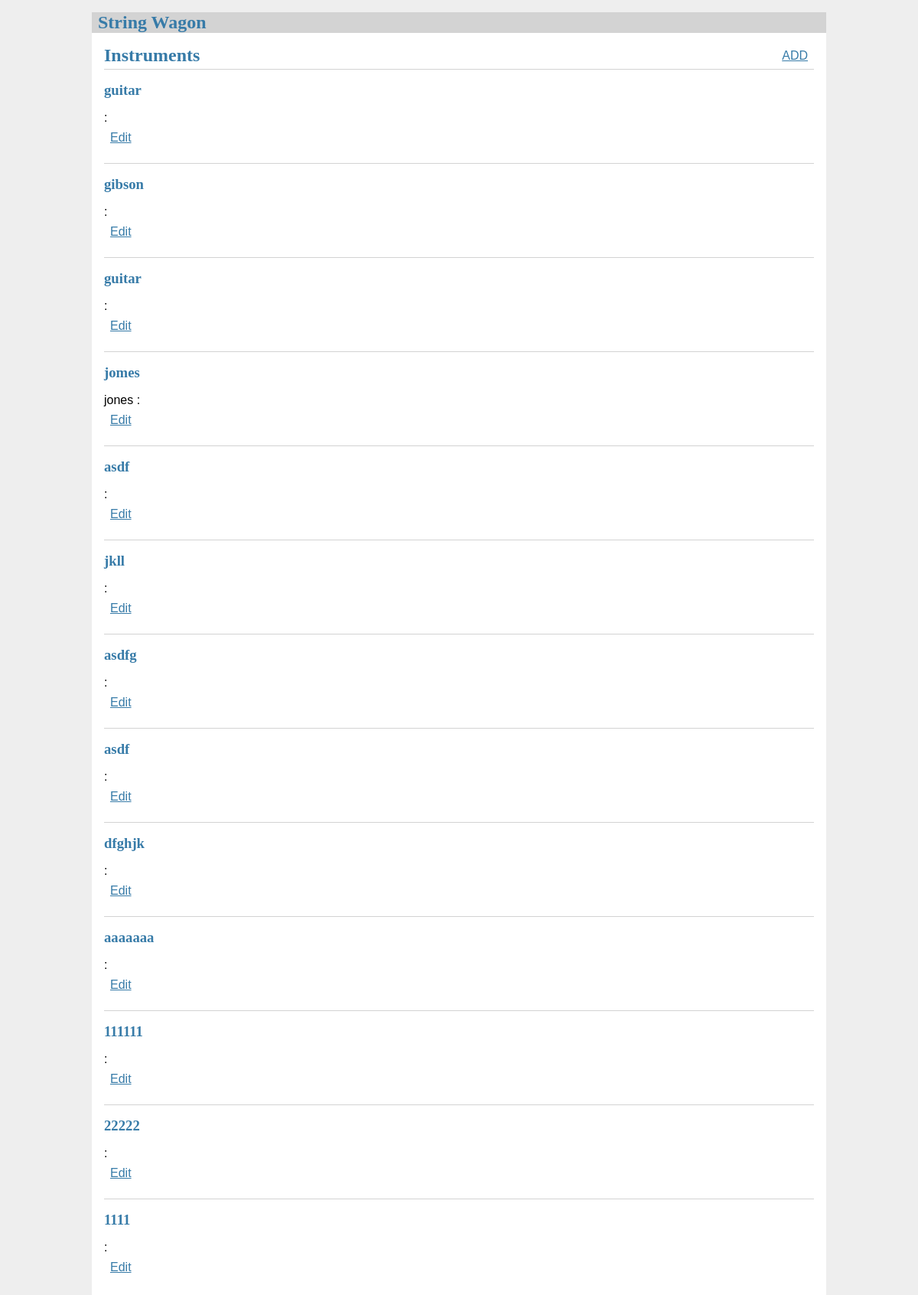
Before: / with the older database file.
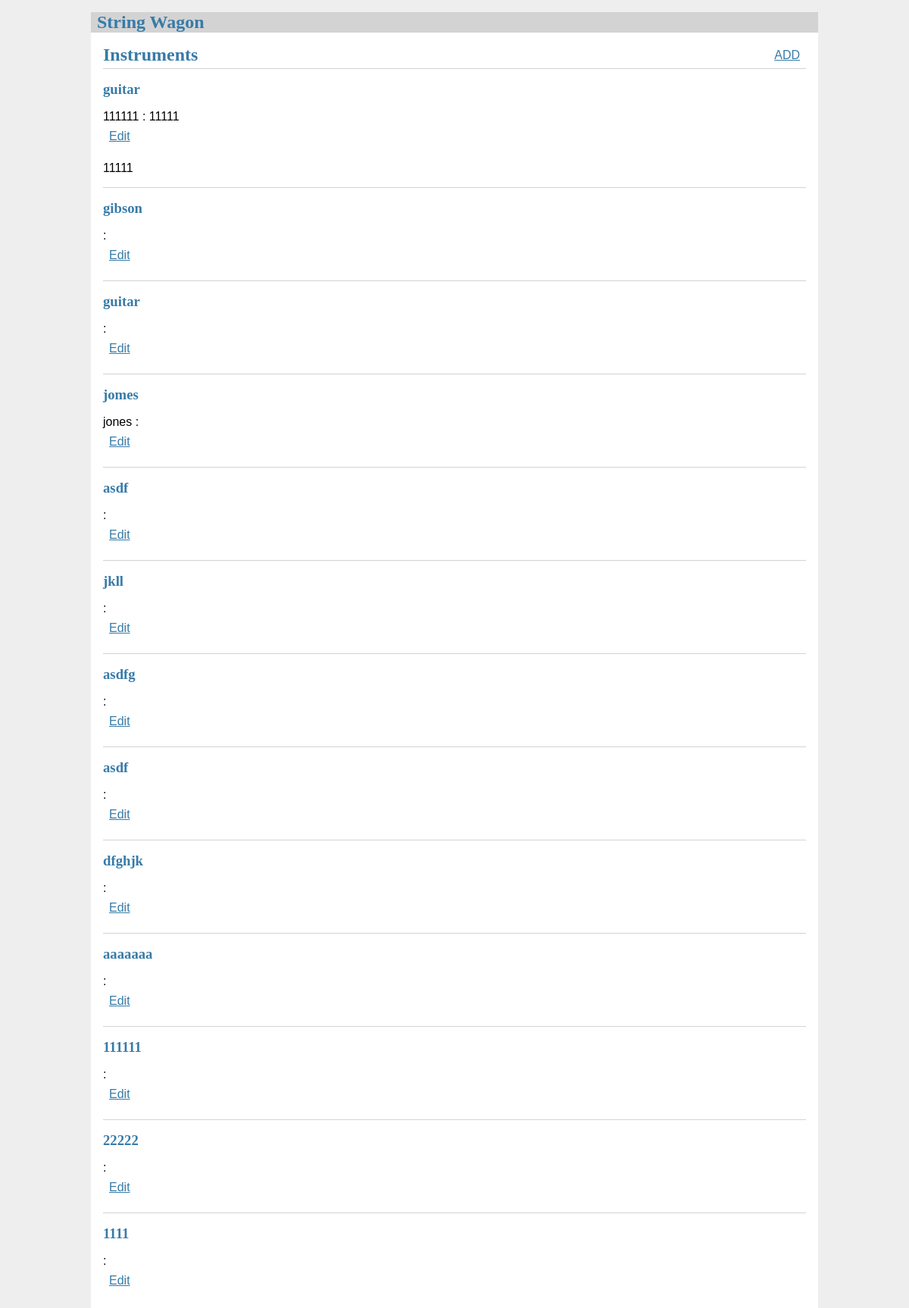
After: the same page with the newer database file.
### tables this page shows
CREATE TABLE instrument (
  id INTEGER PRIMARY KEY AUTOINCREMENT,
  brand TEXT NOT NULL,
  model TEXT NOT NULL,
  typeOfInstrument TEXT NOT NULL,
  comments TEXT NOT NULL
);

### stringWagon/index.py (the view)
@bp.route('/')
def index():
    db = get_db()
    instruments = db.execute(
        'SELECT * '
        ' FROM instrument '
    ).fetchall()
    return render_template('instrument.html', instruments=instruments)

### stringWagon/db.py (called while the page is built)
def get_db():
    if 'db' not in g:
        g.db = sqlite3.connect(
            current_app.config['DATABASE'],
            detect_types=sqlite3.PARSE_DECLTYPES
        )
        g.db.row_factory = sqlite3.Row
    return g.db

### stringWagon/templates/instrument.html
{% extends 'base.html' %}
{% block header %}
  <h1>{% block title %}Instruments{% endblock %}</h1>
    <a class="action" href="/add">ADD</a>
{% endblock %}
{% block content %}
  {% for instrument in instruments %}
    <article class="instrument">
      <header>
        <div>
          <h1>{{ instrument['typeOfInstrument'] }}</h1>
          <div class="about">{{ instrument['brand'] }} : {{ instrument['model'] }}</div>
        </div>
<a class="action" href="{{ url_for('index.update', id=instrument['id']) }}">Edit</a>
      </header>
      <p class="body">{{ instrument['comments'] }}</p>
    </article>
    {% if not loop.last %}
      <hr>
    {% endif %}
  {% endfor %}
{% endblock %}

### stringWagon/templates/base.html (shortened to what this page needs)
<!doctype html>
<link rel="stylesheet" href="static/style.css">
<nav>
  <h1>String Wagon</h1>
</nav>
<section class="content">
  <header>
    {% block header %}{% endblock %}
  </header>
  {% block content %}{% endblock %}
</section>

### stringWagon/static/style.css (style rules this page uses)
h1 { font-family: serif; color: #377ba8; margin: 1rem 0; }
a { color: #377ba8; }
hr { border: none; border-top: 1px solid lightgray; }
nav { background: lightgray; display: flex; align-items: center; padding: 0 0.5rem; }
nav h1 { flex: auto; margin: 0; }
nav ul li a, nav ul li span, header .action { display: block; padding: 0.5rem; }
.content { padding: 0 1rem 1rem; }
.content > header { border-bottom: 1px solid lightgray; display: flex; align-items: flex-end; }
.content > header h1 { flex: auto; margin: 1rem 0 0.25rem 0; }
.content:last-child { margin-bottom: 0; }

Changed rows visible on the page:
changed instrument (number 1 of 13 on the later page): brand (not shown) → "111111"; model (not shown) → "11111"; comments (not shown) → "11111"
